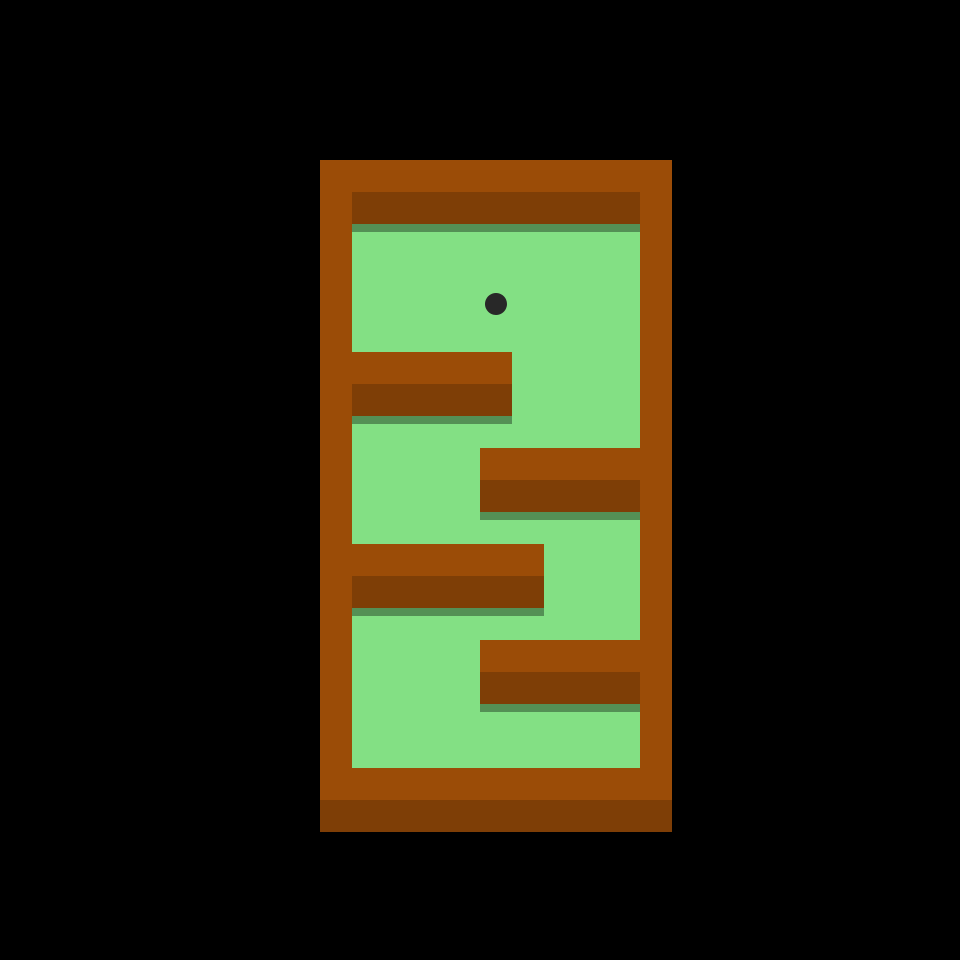

Tiled map render using the project's own tile images. Description and the whole map definition, tile-layer contents included, below:
An orthogonal 30x30 tile map with 32x32 px tiles, 4 tile layers (ground, hole, shadows, walls).

<map version="1.5" tiledversion="1.7.0" orientation="orthogonal" renderorder="right-down" width="30" height="30" tilewidth="32" tileheight="32" infinite="0" nextlayerid="8" nextobjectid="1">
 <tileset firstgid="1" source="square.tsx" />
 <layer id="5" name="ground" width="30" height="30">
  <data encoding="csv">
0,0,0,0,0,0,0,0,0,0,0,0,0,0,0,0,0,0,0,0,0,0,0,0,0,0,0,0,0,0,
0,0,0,0,0,0,0,0,0,0,0,0,0,0,0,0,0,0,0,0,0,0,0,0,0,0,0,0,0,0,
0,0,0,0,0,0,0,0,0,0,0,0,0,0,0,0,0,0,0,0,0,0,0,0,0,0,0,0,0,0,
0,0,0,0,0,0,0,0,0,0,0,0,0,0,0,0,0,0,0,0,0,0,0,0,0,0,0,0,0,0,
0,0,0,0,0,0,0,0,0,0,0,0,0,0,0,0,0,0,0,0,0,0,0,0,0,0,0,0,0,0,
0,0,0,0,0,0,0,0,0,0,2,2,2,2,2,2,2,2,2,2,2,0,0,0,0,0,0,0,0,0,
0,0,0,0,0,0,0,0,0,0,2,2,2,2,2,2,2,2,2,2,2,0,0,0,0,0,0,0,0,0,
0,0,0,0,0,0,0,0,0,0,2,2,2,2,2,2,2,2,2,2,2,0,0,0,0,0,0,0,0,0,
0,0,0,0,0,0,0,0,0,0,2,2,2,2,2,2,2,2,2,2,2,0,0,0,0,0,0,0,0,0,
0,0,0,0,0,0,0,0,0,0,2,2,2,2,2,2,2,2,2,2,2,0,0,0,0,0,0,0,0,0,
0,0,0,0,0,0,0,0,0,0,2,2,2,2,2,2,2,2,2,2,2,0,0,0,0,0,0,0,0,0,
0,0,0,0,0,0,0,0,0,0,2,2,2,2,2,2,2,2,2,2,2,0,0,0,0,0,0,0,0,0,
0,0,0,0,0,0,0,0,0,0,2,2,2,2,2,2,2,2,2,2,2,0,0,0,0,0,0,0,0,0,
0,0,0,0,0,0,0,0,0,0,2,2,2,2,2,2,2,2,2,2,2,0,0,0,0,0,0,0,0,0,
0,0,0,0,0,0,0,0,0,0,2,2,2,2,2,2,2,2,2,2,2,0,0,0,0,0,0,0,0,0,
0,0,0,0,0,0,0,0,0,0,2,2,2,2,2,2,2,2,2,2,2,0,0,0,0,0,0,0,0,0,
0,0,0,0,0,0,0,0,0,0,2,2,2,2,2,2,2,2,2,2,2,0,0,0,0,0,0,0,0,0,
0,0,0,0,0,0,0,0,0,0,2,2,2,2,2,2,2,2,2,2,2,0,0,0,0,0,0,0,0,0,
0,0,0,0,0,0,0,0,0,0,2,2,2,2,2,2,2,2,2,2,2,0,0,0,0,0,0,0,0,0,
0,0,0,0,0,0,0,0,0,0,2,2,2,2,2,2,2,2,2,2,2,0,0,0,0,0,0,0,0,0,
0,0,0,0,0,0,0,0,0,0,2,2,2,2,2,2,2,2,2,2,2,0,0,0,0,0,0,0,0,0,
0,0,0,0,0,0,0,0,0,0,2,2,2,2,2,2,2,2,2,2,2,0,0,0,0,0,0,0,0,0,
0,0,0,0,0,0,0,0,0,0,2,2,2,2,2,2,2,2,2,2,2,0,0,0,0,0,0,0,0,0,
0,0,0,0,0,0,0,0,0,0,2,2,2,2,2,2,2,2,2,2,2,0,0,0,0,0,0,0,0,0,
0,0,0,0,0,0,0,0,0,0,2,2,2,2,2,2,2,2,2,2,2,0,0,0,0,0,0,0,0,0,
0,0,0,0,0,0,0,0,0,0,0,0,0,0,0,0,0,0,0,0,0,0,0,0,0,0,0,0,0,0,
0,0,0,0,0,0,0,0,0,0,0,0,0,0,0,0,0,0,0,0,0,0,0,0,0,0,0,0,0,0,
0,0,0,0,0,0,0,0,0,0,0,0,0,0,0,0,0,0,0,0,0,0,0,0,0,0,0,0,0,0,
0,0,0,0,0,0,0,0,0,0,0,0,0,0,0,0,0,0,0,0,0,0,0,0,0,0,0,0,0,0,
0,0,0,0,0,0,0,0,0,0,0,0,0,0,0,0,0,0,0,0,0,0,0,0,0,0,0,0,0,0
</data>
 </layer>
 <layer id="7" name="hole" width="30" height="30">
  <data encoding="csv">
0,0,0,0,0,0,0,0,0,0,0,0,0,0,0,0,0,0,0,0,0,0,0,0,0,0,0,0,0,0,
0,0,0,0,0,0,0,0,0,0,0,0,0,0,0,0,0,0,0,0,0,0,0,0,0,0,0,0,0,0,
0,0,0,0,0,0,0,0,0,0,0,0,0,0,0,0,0,0,0,0,0,0,0,0,0,0,0,0,0,0,
0,0,0,0,0,0,0,0,0,0,0,0,0,0,0,0,0,0,0,0,0,0,0,0,0,0,0,0,0,0,
0,0,0,0,0,0,0,0,0,0,0,0,0,0,0,0,0,0,0,0,0,0,0,0,0,0,0,0,0,0,
0,0,0,0,0,0,0,0,0,0,0,0,0,0,0,0,0,0,0,0,0,0,0,0,0,0,0,0,0,0,
0,0,0,0,0,0,0,0,0,0,0,0,0,0,0,0,0,0,0,0,0,0,0,0,0,0,0,0,0,0,
0,0,0,0,0,0,0,0,0,0,0,0,0,0,0,0,0,0,0,0,0,0,0,0,0,0,0,0,0,0,
0,0,0,0,0,0,0,0,0,0,0,0,0,0,0,0,0,0,0,0,0,0,0,0,0,0,0,0,0,0,
0,0,0,0,0,0,0,0,0,0,0,0,0,0,0,6,0,0,0,0,0,0,0,0,0,0,0,0,0,0,
0,0,0,0,0,0,0,0,0,0,0,0,0,0,0,0,0,0,0,0,0,0,0,0,0,0,0,0,0,0,
0,0,0,0,0,0,0,0,0,0,0,0,0,0,0,0,0,0,0,0,0,0,0,0,0,0,0,0,0,0,
0,0,0,0,0,0,0,0,0,0,0,0,0,0,0,0,0,0,0,0,0,0,0,0,0,0,0,0,0,0,
0,0,0,0,0,0,0,0,0,0,0,0,0,0,0,0,0,0,0,0,0,0,0,0,0,0,0,0,0,0,
0,0,0,0,0,0,0,0,0,0,0,0,0,0,0,0,0,0,0,0,0,0,0,0,0,0,0,0,0,0,
0,0,0,0,0,0,0,0,0,0,0,0,0,0,0,0,0,0,0,0,0,0,0,0,0,0,0,0,0,0,
0,0,0,0,0,0,0,0,0,0,0,0,0,0,0,0,0,0,0,0,0,0,0,0,0,0,0,0,0,0,
0,0,0,0,0,0,0,0,0,0,0,0,0,0,0,0,0,0,0,0,0,0,0,0,0,0,0,0,0,0,
0,0,0,0,0,0,0,0,0,0,0,0,0,0,0,0,0,0,0,0,0,0,0,0,0,0,0,0,0,0,
0,0,0,0,0,0,0,0,0,0,0,0,0,0,0,0,0,0,0,0,0,0,0,0,0,0,0,0,0,0,
0,0,0,0,0,0,0,0,0,0,0,0,0,0,0,0,0,0,0,0,0,0,0,0,0,0,0,0,0,0,
0,0,0,0,0,0,0,0,0,0,0,0,0,0,0,0,0,0,0,0,0,0,0,0,0,0,0,0,0,0,
0,0,0,0,0,0,0,0,0,0,0,0,0,0,0,0,0,0,0,0,0,0,0,0,0,0,0,0,0,0,
0,0,0,0,0,0,0,0,0,0,0,0,0,0,0,0,0,0,0,0,0,0,0,0,0,0,0,0,0,0,
0,0,0,0,0,0,0,0,0,0,0,0,0,0,0,0,0,0,0,0,0,0,0,0,0,0,0,0,0,0,
0,0,0,0,0,0,0,0,0,0,0,0,0,0,0,0,0,0,0,0,0,0,0,0,0,0,0,0,0,0,
0,0,0,0,0,0,0,0,0,0,0,0,0,0,0,0,0,0,0,0,0,0,0,0,0,0,0,0,0,0,
0,0,0,0,0,0,0,0,0,0,0,0,0,0,0,0,0,0,0,0,0,0,0,0,0,0,0,0,0,0,
0,0,0,0,0,0,0,0,0,0,0,0,0,0,0,0,0,0,0,0,0,0,0,0,0,0,0,0,0,0,
0,0,0,0,0,0,0,0,0,0,0,0,0,0,0,0,0,0,0,0,0,0,0,0,0,0,0,0,0,0
</data>
 </layer>
 <layer id="4" name="shadows" width="30" height="30" opacity="0.9">
  <data encoding="csv">
0,0,0,0,0,0,0,0,0,0,0,0,0,0,0,0,0,0,0,0,0,0,0,0,0,0,0,0,0,0,
0,0,0,0,0,0,0,0,0,0,0,0,0,0,0,0,0,0,0,0,0,0,0,0,0,0,0,0,0,0,
0,0,0,0,0,0,0,0,0,0,0,0,0,0,0,0,0,0,0,0,0,0,0,0,0,0,0,0,0,0,
0,0,0,0,0,0,0,0,0,0,0,0,0,0,0,0,0,0,0,0,0,0,0,0,0,0,0,0,0,0,
0,0,0,0,0,0,0,0,0,0,0,0,0,0,0,0,0,0,0,0,0,0,0,0,0,0,0,0,0,0,
0,0,0,0,0,0,0,0,0,0,0,0,0,0,0,0,0,0,0,0,0,0,0,0,0,0,0,0,0,0,
0,0,0,0,0,0,0,0,0,0,0,0,0,0,0,0,0,0,0,0,0,0,0,0,0,0,0,0,0,0,
0,0,0,0,0,0,0,0,0,0,0,5,5,5,5,5,5,5,5,5,0,0,0,0,0,0,0,0,0,0,
0,0,0,0,0,0,0,0,0,0,0,0,0,0,0,0,0,0,0,0,0,0,0,0,0,0,0,0,0,0,
0,0,0,0,0,0,0,0,0,0,0,0,0,0,0,0,0,0,0,0,0,0,0,0,0,0,0,0,0,0,
0,0,0,0,0,0,0,0,0,0,0,0,0,0,0,0,0,0,0,0,0,0,0,0,0,0,0,0,0,0,
0,0,0,0,0,0,0,0,0,0,0,0,0,0,0,0,0,0,0,0,0,0,0,0,0,0,0,0,0,0,
0,0,0,0,0,0,0,0,0,0,0,0,0,0,0,0,0,0,0,0,0,0,0,0,0,0,0,0,0,0,
0,0,0,0,0,0,0,0,0,0,0,5,5,5,5,5,0,0,0,0,0,0,0,0,0,0,0,0,0,0,
0,0,0,0,0,0,0,0,0,0,0,0,0,0,0,0,0,0,0,0,0,0,0,0,0,0,0,0,0,0,
0,0,0,0,0,0,0,0,0,0,0,0,0,0,0,0,0,0,0,0,0,0,0,0,0,0,0,0,0,0,
0,0,0,0,0,0,0,0,0,0,0,0,0,0,0,5,5,5,5,5,0,0,0,0,0,0,0,0,0,0,
0,0,0,0,0,0,0,0,0,0,0,0,0,0,0,0,0,0,0,0,0,0,0,0,0,0,0,0,0,0,
0,0,0,0,0,0,0,0,0,0,0,0,0,0,0,0,0,0,0,0,0,0,0,0,0,0,0,0,0,0,
0,0,0,0,0,0,0,0,0,0,0,5,5,5,5,5,5,0,0,0,0,0,0,0,0,0,0,0,0,0,
0,0,0,0,0,0,0,0,0,0,0,0,0,0,0,0,0,0,0,0,0,0,0,0,0,0,0,0,0,0,
0,0,0,0,0,0,0,0,0,0,0,0,0,0,0,0,0,0,0,0,0,0,0,0,0,0,0,0,0,0,
0,0,0,0,0,0,0,0,0,0,0,0,0,0,0,5,5,5,5,5,0,0,0,0,0,0,0,0,0,0,
0,0,0,0,0,0,0,0,0,0,0,0,0,0,0,0,0,0,0,0,0,0,0,0,0,0,0,0,0,0,
0,0,0,0,0,0,0,0,0,0,0,0,0,0,0,0,0,0,0,0,0,0,0,0,0,0,0,0,0,0,
0,0,0,0,0,0,0,0,0,0,0,0,0,0,0,0,0,0,0,0,0,0,0,0,0,0,0,0,0,0,
0,0,0,0,0,0,0,0,0,0,5,5,5,5,5,5,5,5,5,5,5,0,0,0,0,0,0,0,0,0,
0,0,0,0,0,0,0,0,0,0,0,0,0,0,0,0,0,0,0,0,0,0,0,0,0,0,0,0,0,0,
0,0,0,0,0,0,0,0,0,0,0,0,0,0,0,0,0,0,0,0,0,0,0,0,0,0,0,0,0,0,
0,0,0,0,0,0,0,0,0,0,0,0,0,0,0,0,0,0,0,0,0,0,0,0,0,0,0,0,0,0
</data>
 </layer>
 <layer id="6" name="walls" width="30" height="30">
  <data encoding="csv">
0,0,0,0,0,0,0,0,0,0,0,0,0,0,0,0,0,0,0,0,0,0,0,0,0,0,0,0,0,0,
0,0,0,0,0,0,0,0,0,0,0,0,0,0,0,0,0,0,0,0,0,0,0,0,0,0,0,0,0,0,
0,0,0,0,0,0,0,0,0,0,0,0,0,0,0,0,0,0,0,0,0,0,0,0,0,0,0,0,0,0,
0,0,0,0,0,0,0,0,0,0,0,0,0,0,0,0,0,0,0,0,0,0,0,0,0,0,0,0,0,0,
0,0,0,0,0,0,0,0,0,0,0,0,0,0,0,0,0,0,0,0,0,0,0,0,0,0,0,0,0,0,
0,0,0,0,0,0,0,0,0,0,4,4,4,4,4,4,4,4,4,4,4,0,0,0,0,0,0,0,0,0,
0,0,0,0,0,0,0,0,0,0,4,3,3,3,3,3,3,3,3,3,4,0,0,0,0,0,0,0,0,0,
0,0,0,0,0,0,0,0,0,0,4,0,0,0,0,0,0,0,0,0,4,0,0,0,0,0,0,0,0,0,
0,0,0,0,0,0,0,0,0,0,4,0,0,0,0,0,0,0,0,0,4,0,0,0,0,0,0,0,0,0,
0,0,0,0,0,0,0,0,0,0,4,0,0,0,0,0,0,0,0,0,4,0,0,0,0,0,0,0,0,0,
0,0,0,0,0,0,0,0,0,0,4,0,0,0,0,0,0,0,0,0,4,0,0,0,0,0,0,0,0,0,
0,0,0,0,0,0,0,0,0,0,4,4,4,4,4,4,0,0,0,0,4,0,0,0,0,0,0,0,0,0,
0,0,0,0,0,0,0,0,0,0,4,3,3,3,3,3,0,0,0,0,4,0,0,0,0,0,0,0,0,0,
0,0,0,0,0,0,0,0,0,0,4,0,0,0,0,0,0,0,0,0,4,0,0,0,0,0,0,0,0,0,
0,0,0,0,0,0,0,0,0,0,4,0,0,0,0,4,4,4,4,4,4,0,0,0,0,0,0,0,0,0,
0,0,0,0,0,0,0,0,0,0,4,0,0,0,0,3,3,3,3,3,4,0,0,0,0,0,0,0,0,0,
0,0,0,0,0,0,0,0,0,0,4,0,0,0,0,0,0,0,0,0,4,0,0,0,0,0,0,0,0,0,
0,0,0,0,0,0,0,0,0,0,4,4,4,4,4,4,4,0,0,0,4,0,0,0,0,0,0,0,0,0,
0,0,0,0,0,0,0,0,0,0,4,3,3,3,3,3,3,0,0,0,4,0,0,0,0,0,0,0,0,0,
0,0,0,0,0,0,0,0,0,0,4,0,0,0,0,0,0,0,0,0,4,0,0,0,0,0,0,0,0,0,
0,0,0,0,0,0,0,0,0,0,4,0,0,0,0,4,4,4,4,4,4,0,0,0,0,0,0,0,0,0,
0,0,0,0,0,0,0,0,0,0,4,0,0,0,0,3,3,3,3,3,4,0,0,0,0,0,0,0,0,0,
0,0,0,0,0,0,0,0,0,0,4,0,0,0,0,0,0,0,0,0,4,0,0,0,0,0,0,0,0,0,
0,0,0,0,0,0,0,0,0,0,4,0,0,0,0,0,0,0,0,0,4,0,0,0,0,0,0,0,0,0,
0,0,0,0,0,0,0,0,0,0,4,4,4,4,4,4,4,4,4,4,4,0,0,0,0,0,0,0,0,0,
0,0,0,0,0,0,0,0,0,0,3,3,3,3,3,3,3,3,3,3,3,0,0,0,0,0,0,0,0,0,
0,0,0,0,0,0,0,0,0,0,0,0,0,0,0,0,0,0,0,0,0,0,0,0,0,0,0,0,0,0,
0,0,0,0,0,0,0,0,0,0,0,0,0,0,0,0,0,0,0,0,0,0,0,0,0,0,0,0,0,0,
0,0,0,0,0,0,0,0,0,0,0,0,0,0,0,0,0,0,0,0,0,0,0,0,0,0,0,0,0,0,
0,0,0,0,0,0,0,0,0,0,0,0,0,0,0,0,0,0,0,0,0,0,0,0,0,0,0,0,0,0
</data>
 </layer>
</map>